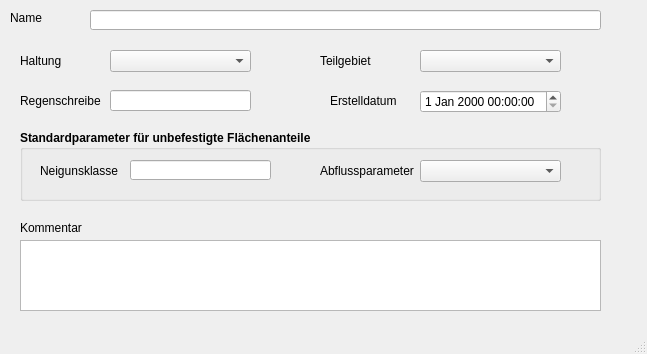
<?xml version="1.0" encoding="UTF-8"?>
<ui version="4.0">
 <class>MainWindow</class>
 <widget class="QMainWindow" name="MainWindow">
  <property name="enabled">
   <bool>true</bool>
  </property>
  <property name="geometry">
   <rect>
    <x>0</x>
    <y>0</y>
    <width>647</width>
    <height>354</height>
   </rect>
  </property>
  <property name="windowTitle">
   <string>MainWindow</string>
  </property>
  <widget class="QWidget" name="centralwidget">
   <widget class="QLabel" name="label_20">
    <property name="geometry">
     <rect>
      <x>20</x>
      <y>50</y>
      <width>111</width>
      <height>21</height>
     </rect>
    </property>
    <property name="text">
     <string>Haltung</string>
    </property>
   </widget>
   <widget class="QLabel" name="label">
    <property name="geometry">
     <rect>
      <x>10</x>
      <y>10</y>
      <width>46</width>
      <height>16</height>
     </rect>
    </property>
    <property name="text">
     <string>Name</string>
    </property>
   </widget>
   <widget class="QLabel" name="label_14">
    <property name="geometry">
     <rect>
      <x>20</x>
      <y>220</y>
      <width>81</width>
      <height>16</height>
     </rect>
    </property>
    <property name="text">
     <string>Kommentar</string>
    </property>
   </widget>
   <widget class="QLabel" name="label_5">
    <property name="geometry">
     <rect>
      <x>20</x>
      <y>90</y>
      <width>81</width>
      <height>21</height>
     </rect>
    </property>
    <property name="text">
     <string>Regenschreiber</string>
    </property>
   </widget>
   <widget class="QLabel" name="label_70">
    <property name="geometry">
     <rect>
      <x>330</x>
      <y>90</y>
      <width>71</width>
      <height>21</height>
     </rect>
    </property>
    <property name="text">
     <string>Erstelldatum</string>
    </property>
   </widget>
   <widget class="QLabel" name="label_22">
    <property name="geometry">
     <rect>
      <x>320</x>
      <y>50</y>
      <width>111</width>
      <height>21</height>
     </rect>
    </property>
    <property name="text">
     <string>Teilgebiet</string>
    </property>
   </widget>
   <widget class="QLineEdit" name="flnam">
    <property name="geometry">
     <rect>
      <x>90</x>
      <y>10</y>
      <width>511</width>
      <height>20</height>
     </rect>
    </property>
   </widget>
   <widget class="QLineEdit" name="regenschreiber">
    <property name="geometry">
     <rect>
      <x>110</x>
      <y>90</y>
      <width>141</width>
      <height>21</height>
     </rect>
    </property>
   </widget>
   <widget class="QComboBox" name="haltnam">
    <property name="geometry">
     <rect>
      <x>110</x>
      <y>50</y>
      <width>141</width>
      <height>22</height>
     </rect>
    </property>
   </widget>
   <widget class="QComboBox" name="teilgebiet">
    <property name="geometry">
     <rect>
      <x>420</x>
      <y>50</y>
      <width>141</width>
      <height>22</height>
     </rect>
    </property>
   </widget>
   <widget class="QTextEdit" name="kommentar">
    <property name="geometry">
     <rect>
      <x>20</x>
      <y>240</y>
      <width>581</width>
      <height>71</height>
     </rect>
    </property>
   </widget>
   <widget class="QGroupBox" name="groupBox">
    <property name="geometry">
     <rect>
      <x>20</x>
      <y>130</y>
      <width>581</width>
      <height>71</height>
     </rect>
    </property>
    <property name="font">
     <font>
      <weight>75</weight>
      <bold>true</bold>
     </font>
    </property>
    <property name="title">
     <string>Standardparameter für unbefestigte Flächenanteile</string>
    </property>
    <widget class="QLabel" name="label_3">
     <property name="geometry">
      <rect>
       <x>20</x>
       <y>30</y>
       <width>81</width>
       <height>21</height>
      </rect>
     </property>
     <property name="font">
      <font>
       <weight>50</weight>
       <bold>false</bold>
      </font>
     </property>
     <property name="text">
      <string>Neigunsklasse</string>
     </property>
    </widget>
    <widget class="QLineEdit" name="neigkl">
     <property name="geometry">
      <rect>
       <x>110</x>
       <y>30</y>
       <width>141</width>
       <height>20</height>
      </rect>
     </property>
    </widget>
    <widget class="QComboBox" name="abflussparameter">
     <property name="geometry">
      <rect>
       <x>400</x>
       <y>30</y>
       <width>141</width>
       <height>22</height>
      </rect>
     </property>
    </widget>
    <widget class="QLabel" name="label_21">
     <property name="geometry">
      <rect>
       <x>300</x>
       <y>30</y>
       <width>111</width>
       <height>21</height>
      </rect>
     </property>
     <property name="font">
      <font>
       <weight>50</weight>
       <bold>false</bold>
      </font>
     </property>
     <property name="text">
      <string>Abflussparameter</string>
     </property>
    </widget>
   </widget>
   <widget class="QgsDateTimeEdit" name="createdat">
    <property name="geometry">
     <rect>
      <x>420</x>
      <y>90</y>
      <width>141</width>
      <height>23</height>
     </rect>
    </property>
   </widget>
  </widget>
  <widget class="QMenuBar" name="menubar">
   <property name="geometry">
    <rect>
     <x>0</x>
     <y>0</y>
     <width>647</width>
     <height>21</height>
    </rect>
   </property>
  </widget>
  <widget class="QStatusBar" name="statusbar"/>
 </widget>
 <customwidgets>
  <customwidget>
   <class>QgsDateTimeEdit</class>
   <extends>QDateTimeEdit</extends>
   <header>qgsdatetimeedit.h</header>
  </customwidget>
 </customwidgets>
 <resources/>
 <connections/>
</ui>
